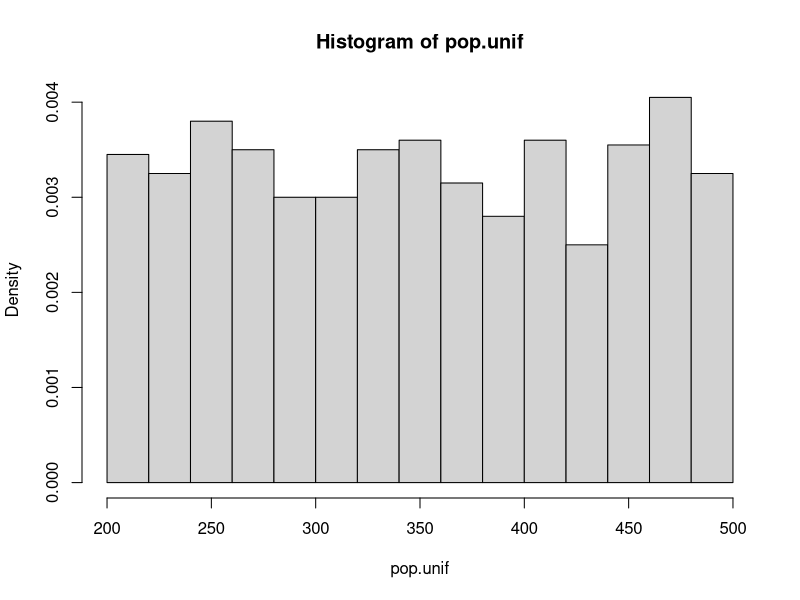

Write the R code that produced this figure.
## ---- chunk 1
knitr::opts_chunk$set(fig.align="center", fig.height=5.5, fig.width=6, collapse=TRUE, comment="", prompt=FALSE, echo = TRUE, cache=TRUE, autodep=TRUE, tidy=FALSE, tidy.opts=list(width.cutoff=60))
options(width=63)
## ---- chunk 2
# set.seed() allows everyone running this code chunk 
# to get the same outputs
set.seed(7899)

# The following draws a sample of size 4 without
# replacement from the set of numbers {1, 2, 3, 4}
sample(x=(1:4), size = 4, replace = F)

# This will not work because the sample is taken
# without replacement and we have only 4 items
# to sample from 
# sample(x=(1:4), size = 6, replace = FALSE)

# The following draws a sample of size 4 with
# replacement from the set of numbers {1, 2, 3, 4}
sample(x=(1:4), size = 6, replace = T)

# give more weight to 1--more likely to get 1
sample(x=(1:4), size = 6, replace = T, 
       prob = c(.9, .1, .1, .1))

## ---- chunk 3
set.seed(789)
# create a matrix for the example
# Preceptor: please explain how this matrix is created
mat = matrix(sample(1:25, size=25, replace=T), ncol=5) 
mat

# this takes the median for each column
# `Mar = 2` means by columns
apply(mat, MAR=2, FUN = median)

# the output is a vector
class(apply(mat, MAR=2, FUN = median))

# this takes the median for each row
# `Mar = 1` means by rows
apply(mat, MAR=1, FUN = median)

# output can be longer than one element
apply(mat, MAR=1, FUN = range)
class(apply(mat, MAR=1, FUN = range))
## ---- chunk 4
# this takes the median for each column
sapply(1:5, FUN=function(i){median(mat[,i])})

# this takes the median for each row
sapply(1:5, FUN=function(i){median(mat[i,])})

# output can be longer than one element
sapply(1:5, FUN=function(i){range(mat[i,])})
class(sapply(1:5, FUN=function(i){range(mat[i,])}))
## ---- chunk 5
# with lapply() we get a list as the output
lapply(1:5, FUN=function(i){range(mat[i,])})
class(lapply(1:5, FUN=function(i){range(mat[i,])}))

## ---- chunk 6
head(iris)
## ---- chunk 7
# Try this for one column first
# `which()` gives you the index of the element that satisfies the
# condition specified in the input of which()
iris[, 5][which(iris[, 1] == max(iris[, 1]))]

# Define the function
max.species = function(x){
    iris[, 5][which(x == max(x))]
}

# Use function with apply()
apply(iris[, 1:4], MAR = 2, FUN = max.species)


# Note that there are repeats for the output
# Also, since the outputs for the columns are of 
# different lengths, the output for apply() is
# a list
class(apply(iris[, 1:4], MAR = 2, FUN = max.species))

# I want to fix this.  Modify the function with 
# unique()--this make sense since all the max values
# for the last column correspond to the same species
max.species = function(x){
   max.index = which(x == max(x))
   unique(iris$Species[max.index])
}

# run apply() again
apply(iris[, 1:4], MAR = 2, FUN = max.species)

## ---- chunk 8
set.seed(7891)
pop.unif = runif(n=1000, min=200, max = 500)
## ---- chunk 9
hist(pop.unif, freq=F)
## ---- chunk 10
mat = matrix(sample(pop.unif, size = 100*100, replace = T), ncol = 10000)
mat
sample.mean = apply(mat, MAR = 2, FUN = mean)
## ---- chunk 11
mean(pop.unif)
sd(pop.unif)
## ---- chunk 12
mean(sample.mean)
sd(sample.mean)
## ---- chunk 13
repeat.sample = function(pop, iteration, sample.size){
  mat = matrix(sample(pop, size = sample.size*iteration, replace = T), ncol = iteration)
  y = apply(mat, MAR = 2, FUN = mean)
  return(y)
}
## ---- chunk 14
sample100means = repeat.sample(pop = pop.unif, iteration = 10000, sample.size = 100)
sample500means = repeat.sample(pop = pop.unif, iteration = 10000, sample.size = 500)
sample1000means = repeat.sample(pop = pop.unif, iteration = 10000, sample.size = 1000)
sample1500means = repeat.sample(pop = pop.unif, iteration = 10000, sample.size = 1500)
sample3000means = repeat.sample(pop = pop.unif, iteration = 10000, sample.size = 3000)
